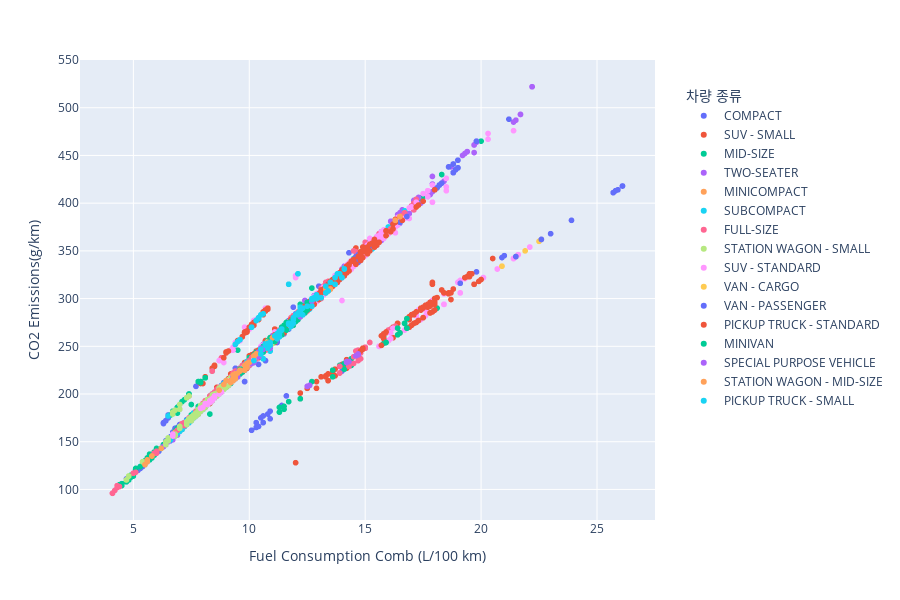

The cell this chart's notebook holds for it:
### Code cell
fig = px.scatter(
    df_co2, 
    x='Fuel Consumption Comb (L/100 km)',
    y='CO2 Emissions(g/km)',
    color='Vehicle Class',  # 이 부분을 추가하면 범례가 생깁니다.
    width=900,
    height=600
)
#범례 위치 및 기타 속성 업데이트
fig.update_layout(
    legend_title_text='차량 종류', # 범례 제목 설정
    legend=dict(
        x=1.05,          # x축 위치 (0=왼쪽, 1=오른쪽)
        y=0.95,          # y축 위치 (0=아래, 1=위)
        xanchor='left',  # x 위치의 기준점 ('left', 'center', 'right')
        yanchor='top',   # y 위치의 기준점 ('top', 'middle', 'bottom')
        orientation='v'  # 범례 방향 ('v': 수직, 'h': 수평)
    )
)

fig.show() # Plotly는 .show()로 차트를 표시합니다.

### Figure 1 — Plotly figure (JSON) as saved in the notebook; plotly's stock layout.template omitted (floating-point values rounded to 4 significant figures; data arrays with more than 128 entries replaced by an {"elided": "..."} marker saying what was removed)
{"data": [{"hovertemplate": "Vehicle Class=COMPACT<br>Fuel Consumption Comb (L/100 km)=%{x}<br>CO2 Emissions(g/km)=%{y}<extra></extra>", "legendgroup": "COMPACT", "marker": {"color": "#636efa", "symbol": "circle"}, "mode": "markers", "name": "COMPACT", "showlegend": true, "type": "scattergl", "x": {"elided": "1022 float values"}, "xaxis": "x", "y": {"elided": "1022 int values"}, "yaxis": "y"}, {"hovertemplate": "Vehicle Class=SUV - SMALL<br>Fuel Consumption Comb (L/100 km)=%{x}<br>CO2 Emissions(g/km)=%{y}<extra></extra>", "legendgroup": "SUV - SMALL", "marker": {"color": "#EF553B", "symbol": "circle"}, "mode": "markers", "name": "SUV - SMALL", "showlegend": true, "type": "scattergl", "x": {"elided": "1217 float values"}, "xaxis": "x", "y": {"elided": "1217 int values"}, "yaxis": "y"}, {"hovertemplate": "Vehicle Class=MID-SIZE<br>Fuel Consumption Comb (L/100 km)=%{x}<br>CO2 Emissions(g/km)=%{y}<extra></extra>", "legendgroup": "MID-SIZE", "marker": {"color": "#00cc96", "symbol": "circle"}, "mode": "markers", "name": "MID-SIZE", "showlegend": true, "type": "scattergl", "x": {"elided": "1133 float values"}, "xaxis": "x", "y": {"elided": "1133 int values"}, "yaxis": "y"}, {"hovertemplate": "Vehicle Class=TWO-SEATER<br>Fuel Consumption Comb (L/100 km)=%{x}<br>CO2 Emissions(g/km)=%{y}<extra></extra>", "legendgroup": "TWO-SEATER", "marker": {"color": "#ab63fa", "symbol": "circle"}, "mode": "markers", "name": "TWO-SEATER", "showlegend": true, "type": "scattergl", "x": {"elided": "460 float values"}, "xaxis": "x", "y": {"elided": "460 int values"}, "yaxis": "y"}, {"hovertemplate": "Vehicle Class=MINICOMPACT<br>Fuel Consumption Comb (L/100 km)=%{x}<br>CO2 Emissions(g/km)=%{y}<extra></extra>", "legendgroup": "MINICOMPACT", "marker": {"color": "#FFA15A", "symbol": "circle"}, "mode": "markers", "name": "MINICOMPACT", "showlegend": true, "type": "scattergl", "x": {"elided": "326 float values"}, "xaxis": "x", "y": {"elided": "326 int values"}, "yaxis": "y"}, {"hovertemplate": "Vehicle Class=SUBCOMPACT<br>Fuel Consumption Comb (L/100 km)=%{x}<br>CO2 Emissions(g/km)=%{y}<extra></extra>", "legendgroup": "SUBCOMPACT", "marker": {"color": "#19d3f3", "symbol": "circle"}, "mode": "markers", "name": "SUBCOMPACT", "showlegend": true, "type": "scattergl", "x": {"elided": "606 float values"}, "xaxis": "x", "y": {"elided": "606 int values"}, "yaxis": "y"}, {"hovertemplate": "Vehicle Class=FULL-SIZE<br>Fuel Consumption Comb (L/100 km)=%{x}<br>CO2 Emissions(g/km)=%{y}<extra></extra>", "legendgroup": "FULL-SIZE", "marker": {"color": "#FF6692", "symbol": "circle"}, "mode": "markers", "name": "FULL-SIZE", "showlegend": true, "type": "scattergl", "x": {"elided": "639 float values"}, "xaxis": "x", "y": {"elided": "639 int values"}, "yaxis": "y"}, {"hovertemplate": "Vehicle Class=STATION WAGON - SMALL<br>Fuel Consumption Comb (L/100 km)=%{x}<br>CO2 Emissions(g/km)=%{y}<extra></extra>", "legendgroup": "STATION WAGON - SMALL", "marker": {"color": "#B6E880", "symbol": "circle"}, "mode": "markers", "name": "STATION WAGON - SMALL", "showlegend": true, "type": "scattergl", "x": {"elided": "252 float values"}, "xaxis": "x", "y": {"elided": "252 int values"}, "yaxis": "y"}, {"hovertemplate": "Vehicle Class=SUV - STANDARD<br>Fuel Consumption Comb (L/100 km)=%{x}<br>CO2 Emissions(g/km)=%{y}<extra></extra>", "legendgroup": "SUV - STANDARD", "marker": {"color": "#FF97FF", "symbol": "circle"}, "mode": "markers", "name": "SUV - STANDARD", "showlegend": true, "type": "scattergl", "x": {"elided": "735 float values"}, "xaxis": "x", "y": {"elided": "735 int values"}, "yaxis": "y"}, {"hovertemplate": "Vehicle Class=VAN - CARGO<br>Fuel Consumption Comb (L/100 km)=%{x}<br>CO2 Emissions(g/km)=%{y}<extra></extra>", "legendgroup": "VAN - CARGO", "marker": {"color": "#FECB52", "symbol": "circle"}, "mode": "markers", "name": "VAN - CARGO", "showlegend": true, "type": "scattergl", "x": [15.1, 15.9, 20.9, 16.5, 21.5, 16.5, 21.5, 16.5, 22.6, 16.2, 21.9, 17.2, 22.5, 15.1, 15.9, 20.9, 16.5, 21.5, 16.5, 21.5, 16.5, 22.6], "xaxis": "x", "y": [347, 366, 334, 380, 344, 380, 344, 380, 362, 373, 350, 396, 360, 347, 366, 334, 380, 344, 380, 344, 380, 362], "yaxis": "y"}, {"hovertemplate": "Vehicle Class=VAN - PASSENGER<br>Fuel Consumption Comb (L/100 km)=%{x}<br>CO2 Emissions(g/km)=%{y}<extra></extra>", "legendgroup": "VAN - PASSENGER", "marker": {"color": "#636efa", "symbol": "circle"}, "mode": "markers", "name": "VAN - PASSENGER", "showlegend": true, "type": "scattergl", "x": [16.5, 21.5, 16.5, 22.6, 18.0, 18.8, 25.7, 18.2, 18.9, 25.8, 16.8, 23.0, 21.2, 18.3, 23.9, 16.5, 21.5, 16.5, 22.6, 18.0, 18.8, 25.7, 18.2, 18.9, 25.8, 18.0, 18.8, 18.8, 25.9, 18.1, 19.0, 19.0, 26.1, 14.7, 14.8, 19.7, 18.0, 18.8, 18.8, 25.9, 18.1, 19.0, 19.0, 26.1, 18.8, 19.8, 14.6, 15.2, 21.0, 18.8, 19.8, 18.6, 19.0, 14.6, 15.1, 20.9, 18.6, 19.0, 14.7, 15.1, 14.7, 15.2, 14.5, 19.1, 15.0, 19.8], "xaxis": "x", "y": [380, 344, 380, 362, 414, 432, 411, 419, 435, 413, 386, 368, 488, 421, 382, 380, 344, 380, 362, 414, 432, 411, 419, 435, 413, 414, 432, 432, 414, 416, 437, 437, 418, 338, 340, 315, 414, 432, 432, 414, 416, 437, 437, 418, 441, 465, 342, 356, 345, 441, 465, 438, 445, 344, 354, 343, 438, 445, 345, 354, 346, 355, 340, 316, 352, 328], "yaxis": "y"}, {"hovertemplate": "Vehicle Class=PICKUP TRUCK - STANDARD<br>Fuel Consumption Comb (L/100 km)=%{x}<br>CO2 Emissions(g/km)=%{y}<extra></extra>", "legendgroup": "PICKUP TRUCK - STANDARD", "marker": {"color": "#EF553B", "symbol": "circle"}, "mode": "markers", "name": "PICKUP TRUCK - STANDARD", "showlegend": true, "type": "scattergl", "x": {"elided": "538 float values"}, "xaxis": "x", "y": {"elided": "538 int values"}, "yaxis": "y"}, {"hovertemplate": "Vehicle Class=MINIVAN<br>Fuel Consumption Comb (L/100 km)=%{x}<br>CO2 Emissions(g/km)=%{y}<extra></extra>", "legendgroup": "MINIVAN", "marker": {"color": "#00cc96", "symbol": "circle"}, "mode": "markers", "name": "MINIVAN", "showlegend": true, "type": "scattergl", "x": [12.0, 16.8, 11.8, 16.5, 10.6, 12.0, 9.7, 9.8, 11.1, 11.4, 15.9, 11.3, 12.4, 12.1, 12.0, 16.8, 11.8, 16.4, 10.6, 11.6, 11.4, 12.5, 9.6, 9.8, 10.5, 11.4, 15.9, 11.4, 12.5, 12.0, 16.8, 11.8, 16.4, 10.6, 11.6, 11.4, 12.5, 9.7, 9.8, 11.4, 12.5, 10.9, 10.6, 11.8, 16.7, 10.7, 11.6, 11.4, 12.5, 9.6, 9.8, 10.9, 11.7, 10.9, 10.6, 11.8, 16.7, 10.7, 10.6, 11.6, 11.4, 12.5, 10.9, 11.7, 10.9, 10.6, 11.8, 16.7, 10.7, 10.6, 11.5, 10.8, 11.7, 10.6, 10.6, 11.8, 10.6, 11.5, 11.0, 11.7], "xaxis": "x", "y": [276, 269, 271, 264, 244, 276, 223, 225, 255, 262, 254, 260, 285, 278, 276, 269, 271, 262, 244, 267, 262, 288, 221, 225, 242, 262, 254, 262, 288, 282, 279, 276, 269, 250, 275, 269, 296, 226, 229, 267, 290, 257, 249, 276, 274, 251, 275, 269, 296, 226, 230, 255, 274, 259, 249, 276, 274, 252, 247, 275, 269, 296, 256, 274, 259, 249, 276, 274, 252, 247, 272, 254, 274, 249, 249, 276, 248, 271, 259, 274], "yaxis": "y"}, {"hovertemplate": "Vehicle Class=SPECIAL PURPOSE VEHICLE<br>Fuel Consumption Comb (L/100 km)=%{x}<br>CO2 Emissions(g/km)=%{y}<extra></extra>", "legendgroup": "SPECIAL PURPOSE VEHICLE", "marker": {"color": "#ab63fa", "symbol": "circle"}, "mode": "markers", "name": "SPECIAL PURPOSE VEHICLE", "showlegend": true, "type": "scattergl", "x": [9.5, 9.9, 10.1, 10.4, 10.2, 12.2, 9.3, 9.4, 9.4, 9.9, 10.2, 10.4, 10.1, 12.2, 9.4, 9.8, 9.4, 9.5, 10.4, 10.4, 14.2, 10.7, 10.7, 14.6, 10.7, 10.7, 14.6, 11.4, 12.7, 10.2, 10.9, 9.4, 9.8, 9.4, 10.4, 14.2, 10.8, 14.7, 12.7, 10.2, 10.5, 9.4, 9.9, 9.3, 10.4, 14.3, 10.7, 14.7, 12.7, 10.7, 11.4, 9.3, 9.9, 9.3, 9.3, 12.6, 10.6, 9.2, 9.2, 12.5, 10.7, 12.7, 10.7, 10.5, 11.4, 9.3, 9.9, 9.3, 12.6, 9.3, 10.6, 9.2, 9.2, 12.5, 10.7, 9.3, 9.9], "xaxis": "x", "y": [218, 228, 232, 239, 235, 281, 214, 216, 216, 228, 235, 239, 232, 281, 216, 225, 220, 223, 243, 243, 233, 252, 252, 240, 252, 252, 240, 268, 298, 233, 248, 220, 231, 220, 244, 234, 253, 242, 298, 240, 248, 220, 232, 218, 244, 234, 251, 241, 298, 251, 268, 218, 232, 219, 219, 209, 247, 214, 214, 208, 251, 297, 251, 248, 268, 218, 232, 219, 209, 219, 247, 214, 214, 208, 251, 218, 232], "yaxis": "y"}, {"hovertemplate": "Vehicle Class=STATION WAGON - MID-SIZE<br>Fuel Consumption Comb (L/100 km)=%{x}<br>CO2 Emissions(g/km)=%{y}<extra></extra>", "legendgroup": "STATION WAGON - MID-SIZE", "marker": {"color": "#FFA15A", "symbol": "circle"}, "mode": "markers", "name": "STATION WAGON - MID-SIZE", "showlegend": true, "type": "scattergl", "x": [9.2, 9.3, 10.5, 13.5, 13.5, 5.5, 9.3, 9.3, 10.8, 13.3, 9.4, 9.8, 9.9, 5.6, 9.0, 9.3, 13.3, 10.8, 9.8, 9.9, 5.6, 8.9, 11.0, 9.8, 9.9, 5.8, 8.7, 9.4, 9.4, 13.3, 9.6, 9.5, 11.1, 9.8, 9.9, 5.8, 9.3, 9.2, 9.6, 10.2, 12.7, 9.6, 10.8, 10.2, 10.3, 16.3, 9.4, 10.0, 12.7, 10.2, 10.3, 16.5, 16.5], "xaxis": "x", "y": [212, 214, 242, 310, 310, 126, 214, 214, 248, 306, 216, 225, 228, 129, 214, 220, 310, 253, 230, 232, 131, 210, 259, 230, 232, 135, 204, 219, 221, 312, 225, 222, 261, 230, 232, 135, 216, 214, 224, 239, 299, 225, 254, 240, 242, 382, 219, 233, 299, 240, 242, 386, 386], "yaxis": "y"}, {"hovertemplate": "Vehicle Class=PICKUP TRUCK - SMALL<br>Fuel Consumption Comb (L/100 km)=%{x}<br>CO2 Emissions(g/km)=%{y}<extra></extra>", "legendgroup": "PICKUP TRUCK - SMALL", "marker": {"color": "#19d3f3", "symbol": "circle"}, "mode": "markers", "name": "PICKUP TRUCK - SMALL", "showlegend": true, "type": "scattergl", "x": {"elided": "159 float values"}, "xaxis": "x", "y": {"elided": "159 int values"}, "yaxis": "y"}], "layout": {"height": 600, "legend": {"orientation": "v", "title": {"text": "차량 종류"}, "tracegroupgap": 0, "x": 1.05, "xanchor": "left", "y": 0.95, "yanchor": "top"}, "margin": {"t": 60}, "width": 900, "xaxis": {"anchor": "y", "domain": [0, 1], "title": {"text": "Fuel Consumption Comb (L/100 km)"}}, "yaxis": {"anchor": "x", "domain": [0, 1], "title": {"text": "CO2 Emissions(g/km)"}}}}
